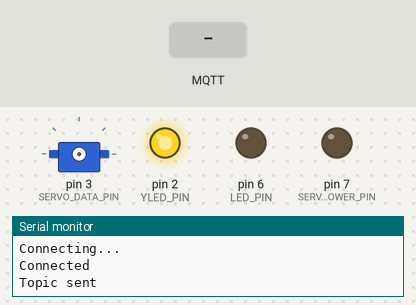
Bench run of a sketch on a simulated Arduino Uno, built with avr-gcc and run on an emulated ATmega328P. Parts: servo, output pins drawn as LEDs (lit = HIGH), the last lines printed to the serial monitor. Inputs (shaded band) come from the test bench. WiFi joins after 1.5 s; servers stay silent unless stated; no MQTT or app messages arrive unless stated.

Above: at 2.7 s.
2.8 s: MQTT message "5" arrives on the first subscribed topic
At 3.9 s:
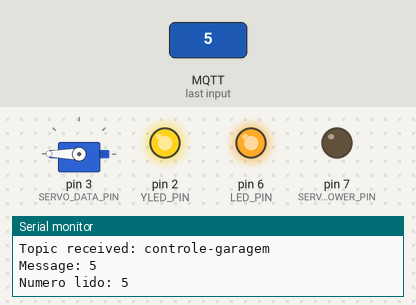
4.3 s: MQTT message "on" arrives on the first subscribed topic
At 5.0 s:
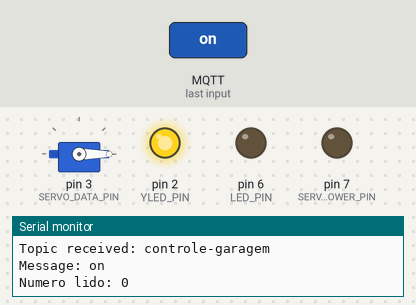
5.8 s: MQTT message "90" arrives on the first subscribed topic
At 6.2 s:
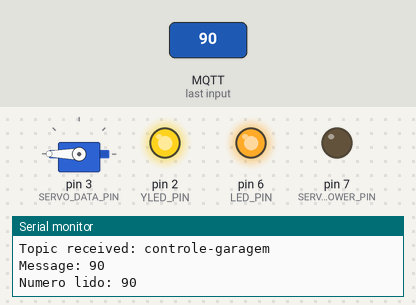
7.3 s: MQTT message "0" arrives on the first subscribed topic
At 8.5 s:
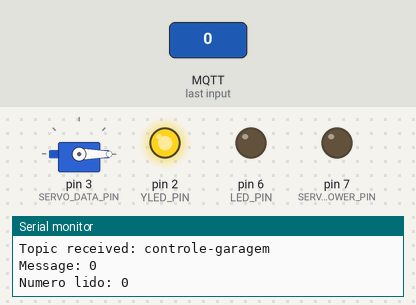
Timing chart, 0 to 9.8 s (numbered marks = the images above; inputs shaded):
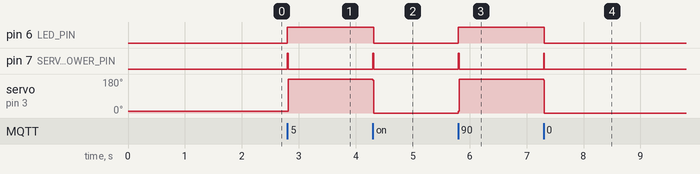

Measured:
- after the input at 2.8 s, pin 6 (LED_PIN): LOW → HIGH at once; pin 7 (SERVO_POWER_PIN): LOW → HIGH at once, → LOW 0.01 s later; servo on pin 3 (SERVO_DATA_PIN): 8° → 180° at once
- after the input at 4.3 s, pin 6 (LED_PIN): HIGH → LOW at once; pin 7 (SERVO_POWER_PIN): LOW → HIGH at once, → LOW 0.01 s later; servo on pin 3 (SERVO_DATA_PIN): 180° → 0° at once
- after the input at 5.8 s, pin 6 (LED_PIN): LOW → HIGH at once; pin 7 (SERVO_POWER_PIN): LOW → HIGH at once, → LOW 0.01 s later; servo on pin 3 (SERVO_DATA_PIN): 0° → 180° at once
- after the input at 7.3 s, pin 6 (LED_PIN): HIGH → LOW at once; pin 7 (SERVO_POWER_PIN): LOW → HIGH at once, → LOW 0.01 s later; servo on pin 3 (SERVO_DATA_PIN): 180° → 0° at once

The sketch:

projeto-garagem.ino
```cpp
/*
  Basic MQTT example with Authentication

  - connects to an MQTT server, providing username
    and password
  - publishes "hello world" to the topic "outTopic"
  - subscribes to the topic "inTopic"
*/

#include <SPI.h>
#include <Ethernet.h>
//#include <utility/logging.h>
#include <PubSubClient.h>
#include <Servo.h>

//=============================================================//
//========================= MQTT ==============================//
//=============================================================//
byte mac[] = { 0xFE, 0xED, 0x4E, 0xBE, 0xEF, 0x15 };
char* server = "m10.cloudmqtt.com";
int port = 16813;
bool isLoggedIntoMQTTServer = false;
EthernetClient ethClient;

void whenMessageReceived(char* topic, byte* payload, unsigned int length) {
  // Converter pointer do tipo `byte` para typo `char`
  payload[length] = 0;
  char* payloadAsChar = payload;

  // Converter em tipo String para conveniência
  String msg = String(payloadAsChar);
  String topicString = String(topic);

  Serial.print("Topic received: ");
  Serial.println(topic);
  Serial.print("Message: ");
  Serial.println(msg);

  int msgCode = msg.toInt();
  servoAndLightActivation(msgCode);

  Serial.print("Numero lido: "); Serial.println(msgCode);
}

PubSubClient client(server, port, whenMessageReceived, ethClient);
//=============================================================//
//========================= SERVO =============================//
//=============================================================//
Servo myservo;
int pos = 0;    // variable to store the servo position
const int SERVO_DATA_PIN = 3;
const int SERVO_POWER_PIN = 7;
//=============================================================//
//========================= LEDS ==============================//
//=============================================================//
const int LED_PIN = 6;
const int YLED_PIN = 2;
const int RLED_PIN = 3;
long previousMillis = 0;
long interval = 300;

void setup()
{
  //LED
  pinMode(LED_PIN, OUTPUT);
  pinMode(YLED_PIN, OUTPUT);
  pinMode(RLED_PIN, OUTPUT);
  digitalWrite(YLED_PIN, HIGH);

  //SERVO
  pinMode(SERVO_POWER_PIN, OUTPUT);
  digitalWrite(SERVO_POWER_PIN, LOW);

  //SERVER
  Serial.begin(9600);
  while (!Serial) {}
  Serial.println("Attempting DHCP");
  if (!Ethernet.begin(mac)) {
    Serial.println("DHCP Failed");
  } else {
    Serial.println(Ethernet.localIP());
  }

  Serial.println("Connecting...");
  // Conectando com informações de cliente e senha criados através da interface web do serviço
  if (client.connect("arduinoClient", "dono-garagem", "dono-garagem")) {
    Serial.println("Connected");
    client.publish("controle-garagem", "Estou online!");
    Serial.println("Topic sent");
    client.subscribe("controle-garagem");
    isLoggedIntoMQTTServer = true;
  } else {
    Serial.println("Failed to connect to MQTT server");
    isLoggedIntoMQTTServer = false;
  }
}

void loop() {

  if (isLoggedIntoMQTTServer) {
    unsigned long currentMillis = millis();
    if (currentMillis - previousMillis > interval) {
      previousMillis = currentMillis;
      turnOffAllLEDs();
      if (digitalRead(YLED_PIN) == LOW) {
        digitalWrite(YLED_PIN, HIGH);
      } else {
        digitalWrite(RLED_PIN, HIGH);
      }
    }
  }

  client.loop();
}

void turnOffAllLEDs() {
  digitalWrite(RLED_PIN, LOW);
  digitalWrite(YLED_PIN, LOW);
}

void servoAndLightActivation(int msgCode) {
  if (msgCode) {
    digitalWrite(LED_PIN, HIGH);
    digitalWrite(SERVO_POWER_PIN, HIGH);
    myservo.attach(SERVO_DATA_PIN);
    for (pos = 0; pos <= 180; pos += 1) {
      // in steps of 1 degree
      myservo.write(pos);
    }
    myservo.detach();
    digitalWrite(SERVO_POWER_PIN, LOW);
  } else {
    digitalWrite(SERVO_POWER_PIN, HIGH);
    myservo.attach(SERVO_DATA_PIN);
    for (pos; pos >= 0; pos -= 1) {
      myservo.write(pos);
    }
    digitalWrite(LED_PIN, LOW);
    myservo.detach();
    digitalWrite(SERVO_POWER_PIN, LOW);
  }

  Serial.flush();
}
```
